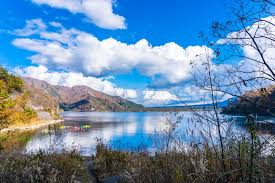
#> input picture t1.jpg, 275 x 183 px, found by its file name
$ python 13-7.py
#> lines starting #> are read from the running program, lines starting #| are printed output that depends on the picture
import cv2
import numpy as np

src=cv2.imread("t1.jpg")
#> src is the input picture: shape (183, 275, 3); mean B, G, R 170.7, 140, 106.1
dst=cv2.Sobel(src,-1,1,0)
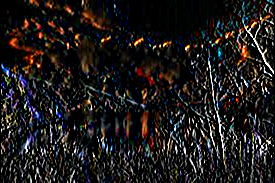
#> dst: shape (183, 275, 3); mean B, G, R 26.5, 26.9, 30.1
#邊緣檢測(自動調適適合的影像深度，x方向，y方向)
dst=cv2.convertScaleAbs(dst)#將負值轉正值(取絕對值)，範圍調整到0~255、轉換型別unit8
cv2.imshow("src",src)
cv2.imshow("dst",dst)

cv2.waitKey(0)
cv2.destroyAllWindows()

# [7 lines of commented-out code are left out]
